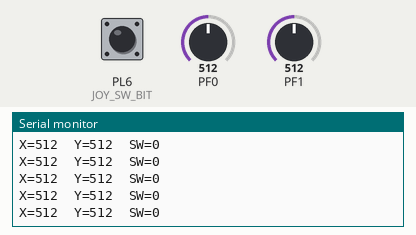
The program below on a simulated ATmega2560, built with avr-gcc and emulated at 16 MHz. On the bench: the last lines printed to the serial monitor. The inputs (shaded band) are chosen by the test bench; at power-on: PF0 = 512, PF1 = 512, PL6 (JOY_SW_BIT) HIGH.

Above: at 1.2 s.
1.3 s: PF0 set to 716
At 1.33 s:
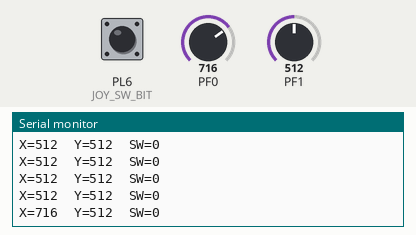
2.8 s: PF1 set to 716
At 2.86 s:
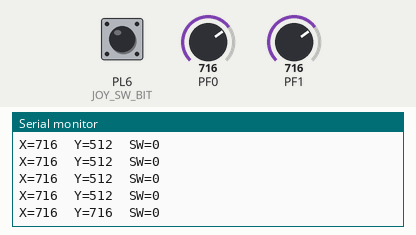
4.3 s: PL6 (JOY_SW_BIT) pulled LOW for 0.15 s
At 4.39 s:
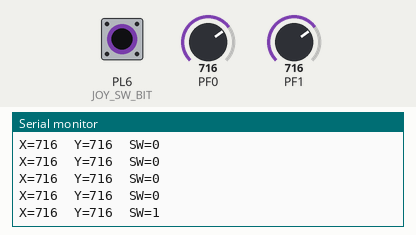
5.9 s: PF0 set to 900
At 5.91 s:
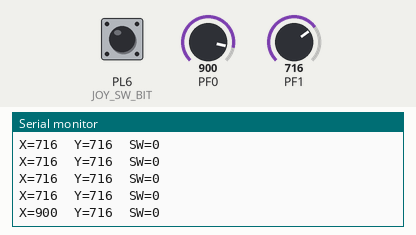
7.4 s: PL6 (JOY_SW_BIT) pulled LOW for 1 s
At 7.44 s:
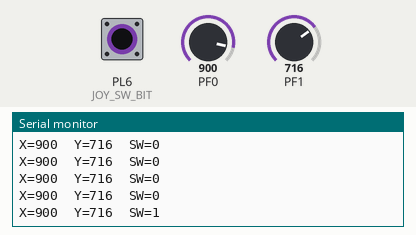
9.9 s: PF1 set to 900
At 9.99 s:
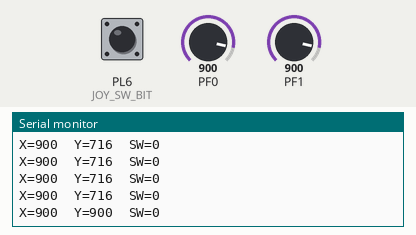
Timing chart, 0 to 12.4 s (numbered marks = the images above; inputs shaded):
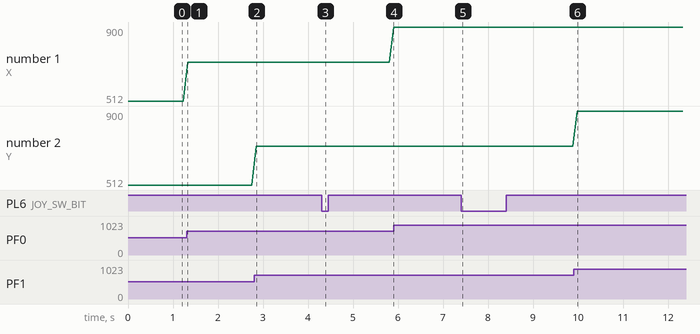

The program:

main.cpp
```cpp
#include <avr/io.h>
#include <stdlib.h>  // Enabling itoa()
#define F_CPU 16000000
#include <util/delay.h>
#include <stdio.h>
#include "uart0.h"
#include "Joydriver.h"

// Lille helper til at sende printf-lignende uden stdio wiring
static void uart0_print_u16(const char *label, uint16_t v)
{
	char buf[8];
	uart0_puts(label);
	itoa((int)v, buf, 10);
	uart0_puts(buf);
}

int main(void)
{
	uart0_init(115200);
	JoyInit();

	uart0_puts("\r\nKY-23 test (X,Y,SW)\r\n");

	while (1)
	{
		JoyRaw jr;
		JoyReadRaw(&jr);

		uart0_print_u16("X=", jr.x);
		uart0_puts("  ");
		uart0_print_u16("Y=", jr.y);
		uart0_puts("  SW=");
		uart0_puts(jr.sw ? "1" : "0");
		uart0_puts("\r\n");

		_delay_ms(100);
	}
}
```

uart0.cpp
```cpp
#include "uart0.h"
#include <avr/io.h>

#define F_CPU 16000000
#include <util/delay.h>

static uint16_t uart_ubrr(uint32_t baud)
{
	// Normal mode (U2X0=0): UBRR = F_CPU/(16*baud) - 1
	// Runder til nærmeste
	uint32_t ubrr = (F_CPU + (8UL * baud)) / (16UL * baud) - 1UL;
	return (uint16_t)ubrr;
}

void uart0_init(uint32_t baud)
{
	uint16_t ubrr = uart_ubrr(baud);

	// Baud
	UBRR0H = (uint8_t)(ubrr >> 8);
	UBRR0L = (uint8_t)(ubrr);

	// 8N1
	UCSR0C = (1 << UCSZ01) | (1 << UCSZ00);

	// Enable TX (og RX hvis du vil)
	UCSR0B = (1 << TXEN0);
}

void uart0_putc(char c)
{
	while (!(UCSR0A & (1 << UDRE0))) { }
	UDR0 = (uint8_t)c;
}

void uart0_puts(const char *s)
{
	while (*s) uart0_putc(*s++);
}
```

uart0.h
```cpp
#ifndef UART0_H_
#define UART0_H_

#include <stdint.h>

void uart0_init(uint32_t baud);
void uart0_putc(char c);
void uart0_puts(const char *s);

#endif
```

Joydriver.cpp
```cpp
#include "Joydriver.h"

#include <avr/io.h>
#include <stdint.h>
#include <stdbool.h>

// ---------- Pin mapping ----------
#define JOY_ADC_CH_X   0   // ADC0 / A0 (PF0)
#define JOY_ADC_CH_Y   1   // ADC1 / A1 (PF1)

// Button on PL6 (active LOW)
#define JOY_SW_DDR     DDRL
#define JOY_SW_PORT    PORTL
#define JOY_SW_PINR    PINL
#define JOY_SW_BIT     6

// ---------- Default tuning ----------
#define JOY_CENTER_X   512
#define JOY_CENTER_Y   512
#define JOY_DEADZONE   90
#define JOY_THRESHOLD  240

static inline bool joy_sw_pressed()
{
	// active LOW
	return (JOY_SW_PINR & (1 << JOY_SW_BIT)) == 0;
}

// ADC read for channels 0..7 (ADC0..ADC7) -> no MUX5 needed
static inline uint16_t adc_read_0to7(uint8_t ch)
{
	ADMUX = (1 << REFS0) | (ch & 0x07);  // AVcc ref + channel
	ADCSRA |= (1 << ADSC);              // start conversion
	while (ADCSRA & (1 << ADSC)) {}     // wait
	return ADC;                         // 10-bit result
}

void JoyInit(void)
{
	// AVcc reference, ADC enable, prescaler 128 (16MHz -> 125kHz ADC clock)
	ADMUX  = (1 << REFS0);
	ADCSRB = 0;
	ADCSRA = (1 << ADEN) | (1 << ADPS2) | (1 << ADPS1) | (1 << ADPS0);

	// Button input + pull-up
	JOY_SW_DDR  &= ~(1 << JOY_SW_BIT);
	JOY_SW_PORT |=  (1 << JOY_SW_BIT);

	// Dummy conversion to stabilize first read
	(void)adc_read_0to7(JOY_ADC_CH_X);
}

bool JoyReadRaw(JoyRaw *out)
{
	if (!out) return false;

	out->x  = adc_read_0to7(JOY_ADC_CH_X);
	out->y  = adc_read_0to7(JOY_ADC_CH_Y);
	out->sw = joy_sw_pressed();

	return true;
}

JoyDir JoyGetDirDefault(uint16_t x, uint16_t y)
{
	return JoyGetDir(x, y, JOY_CENTER_X, JOY_CENTER_Y, JOY_DEADZONE, JOY_THRESHOLD);
}

JoyDir JoyGetDir(uint16_t x, uint16_t y,
uint16_t centerX,
uint16_t centerY,
uint16_t deadzone,
uint16_t threshold)
{
	int16_t dx = (int16_t)x - (int16_t)centerX;
	int16_t dy = (int16_t)y - (int16_t)centerY;

	// deadzone around center
	if ((dx > -(int16_t)deadzone && dx < (int16_t)deadzone) &&
	(dy > -(int16_t)deadzone && dy < (int16_t)deadzone))
	{
		return JOY_NONE;
	}

	int16_t adx = (dx < 0) ? -dx : dx;
	int16_t ady = (dy < 0) ? -dy : dy;

	// choose dominant axis for stability
	if (adx >= ady) {
		if (adx < (int16_t)threshold) return JOY_NONE;
		return (dx > 0) ? JOY_RIGHT : JOY_LEFT;
		} else {
		if (ady < (int16_t)threshold) return JOY_NONE;

		// If your joystick has inverted Y, swap these:
		// return (dy > 0) ? JOY_UP : JOY_DOWN;
		return (dy > 0) ? JOY_DOWN : JOY_UP;
	}
}
```

Joydriver.h
```cpp
#ifndef JOYDRIVER_H_
#define JOYDRIVER_H_

#include <stdint.h>
#include <stdbool.h>

// -------- Raw joystick data --------
typedef struct {
	uint16_t x;   // ADC value 0..1023
	uint16_t y;   // ADC value 0..1023
	bool     sw;  // true = button pressed
} JoyRaw;

// -------- Direction enum --------
typedef enum {
	JOY_NONE = 0,
	JOY_UP,
	JOY_DOWN,
	JOY_LEFT,
	JOY_RIGHT
} JoyDir;

// -------- Public functions --------

// Initialize ADC + button input
void JoyInit(void);

// Read raw joystick values
bool JoyReadRaw(JoyRaw *out);

// Convert raw values to direction using default thresholds
JoyDir JoyGetDirDefault(uint16_t x, uint16_t y);

// Optional generic version with custom thresholds
JoyDir JoyGetDir(uint16_t x, uint16_t y,
uint16_t centerX,
uint16_t centerY,
uint16_t deadzone,
uint16_t threshold);

#endif
```

Measured:
- after the input at 1.3 s, the serial monitor: prints a new line at once (image 1)
- after the input at 2.8 s, the serial monitor: prints a new line after 0.05 s (image 2)
- after the input at 4.3 s, the serial monitor: prints a new line after 0.08 s (image 3)
- after the input at 5.9 s, the serial monitor: prints a new line at once (image 4)
- after the input at 7.4 s, the serial monitor: prints a new line at once (image 5)
- after the input at 9.9 s, the serial monitor: prints a new line after 0.08 s (image 6)
- plotted number 1: 512 → 716 after the input at 1.3 s, 716 → 900 after the input at 5.9 s
